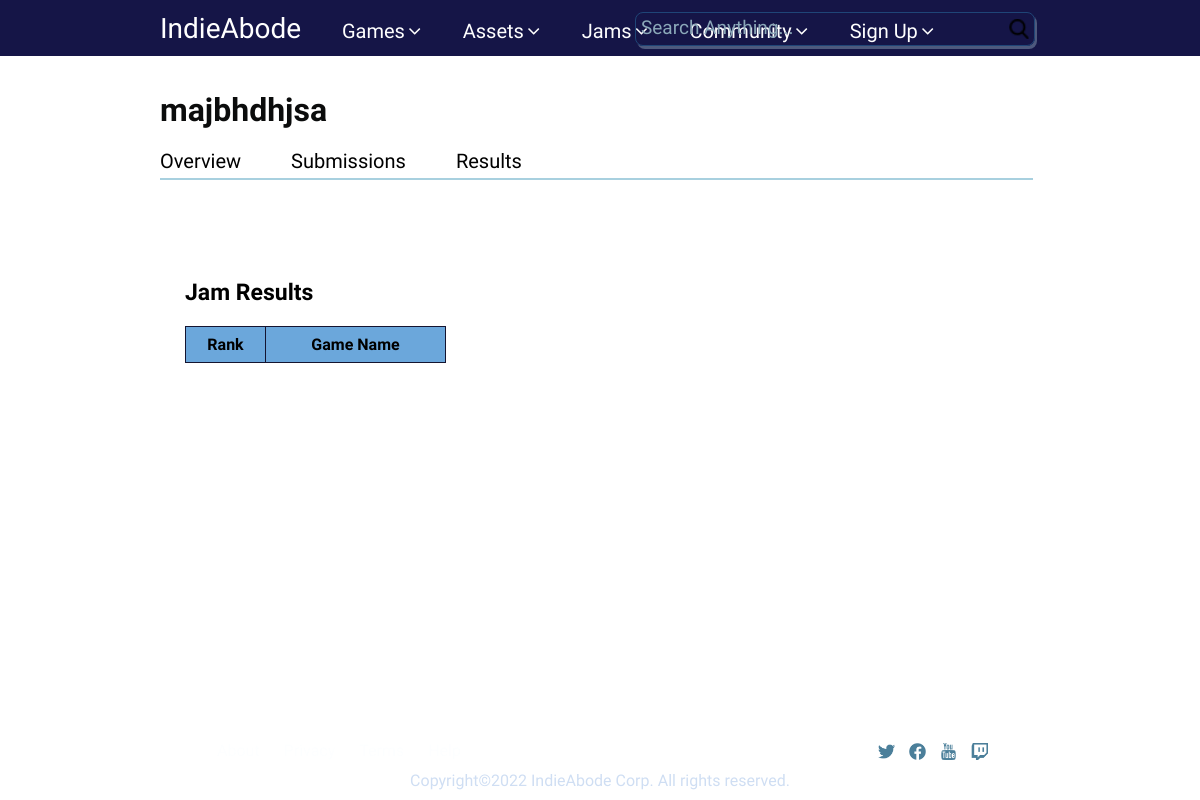
The app's page /jam/results?id=61, older data.
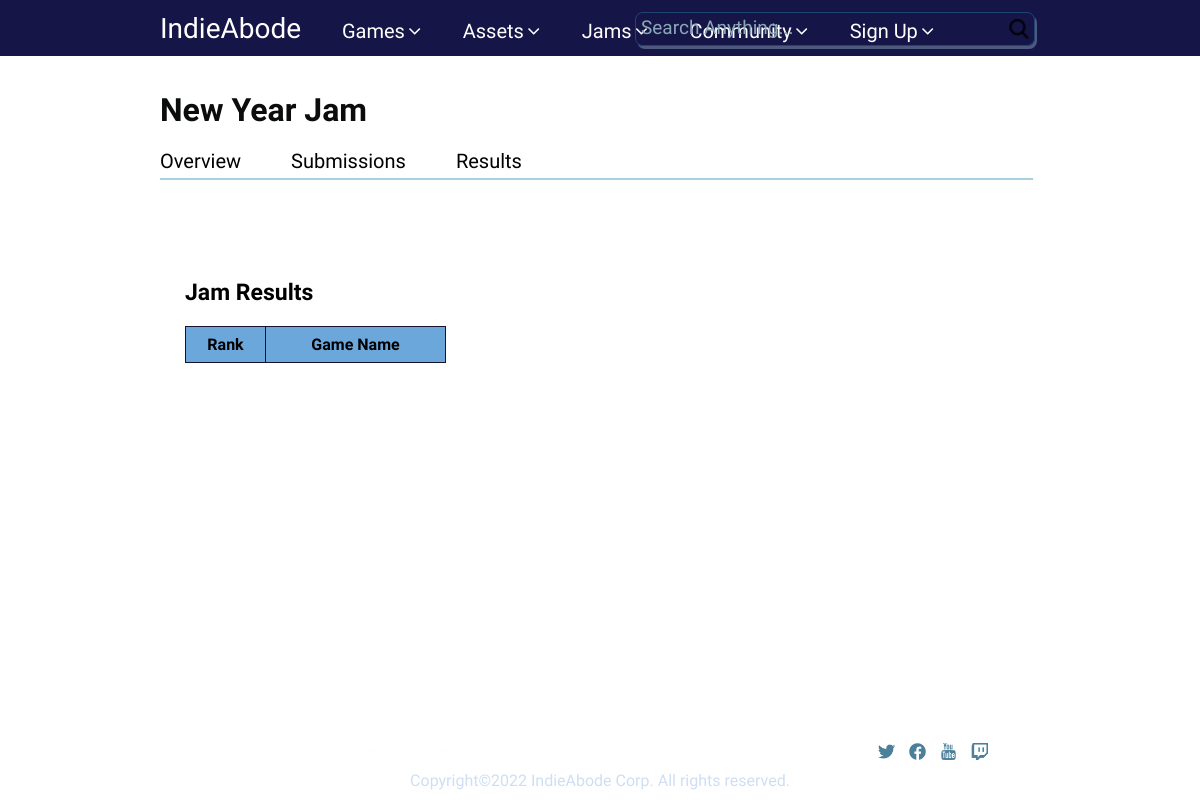
The same page, newer data.
### tables this page shows
CREATE TABLE `gamejam` (
  `gameJamID` int(11) NOT NULL,
  `submissionStartDate` datetime NOT NULL,
  `submissionEndDate` datetime NOT NULL,
  `jamContent` text NOT NULL,
  `votingEndDate` datetime NOT NULL,
  `jamTitle` varchar(255) NOT NULL,
  `jamTagline` varchar(255) NOT NULL,
  `jamType` varchar(20) NOT NULL,
  `jamCriteria` varchar(255) NOT NULL,
  `jamVisibility` varchar(20) NOT NULL,
  `maxParticipants` int(11) NOT NULL,
  `canJoinAfterStarted` int(11) NOT NULL,
  `jamHostID` int(11) NOT NULL,
  `jamVoters` varchar(30) NOT NULL,
  `jamTwitter` varchar(255) NOT NULL,
  `jamCoverImg` varchar(255) NOT NULL,
  `joinedCount` int(11) NOT NULL DEFAULT 0,
  `submissionsCount` int(11) NOT NULL DEFAULT 0,
  `jamTheme` varchar(250) NOT NULL,
  `ratings` int(11) NOT NULL DEFAULT 0
);

### libs/View.php (called while the page is built, shortened)
<?php
class View
{
    public function render($viewName)
    {
        require 'views/' . $viewName . '.php';
    }
}

### controllers/Jam.php (called while the page is built, shortened)
<?php
class Jam extends Controller
{
    function results()
    {
        $gameJamID = $_GET['id'];
        $this->view->jamResults = $this->model->OverallJamResults($gameJamID);
        $this->view->jam = $this->model->showSingleJam($gameJamID);
        $this->view->render('GameJam/Results');
    }
}

### index.php (called while the page is built, shortened)
<?php
require 'libs/Controller.php';
require 'libs/Model.php';
require 'libs/View.php';
$app = new App();

### libs/Model.php (called while the page is built)
<?php
class Model
{
    function __construct()
    {
        $this->db = new Database(DB_TYPE, DB_HOST, DB_NAME, DB_USER, DB_PASSWORD);
    }
}

### models/Jam_Model.php (called while the page is built, shortened)
<?php
class Jam_Model extends Model
{
    function showSingleJam($id)
    {
        $sql = "SELECT * FROM gamejam WHERE gameJamID='$id' LIMIT 1";
        $stmt = $this->db->prepare($sql);
        $stmt->execute();
        $gamejam = $stmt->fetch(PDO::FETCH_ASSOC);
        return $gamejam;
    }
}

### libs/Controller.php (called while the page is built, shortened)
<?php
class Controller
{
    public function loadModel($modelName)
    {
        $path = 'models/' . $modelName . '_Model.php';
        if (file_exists($path)) {
            $this->model = new $className();
        }
    }
}

### views/GameJam/Results.php (the view, shortened to what this page needs)
<!DOCTYPE html>
<html>
<head>
    <link rel="stylesheet" href="https://cdnjs.cloudflare.com/ajax/libs/font-awesome/4.7.0/css/font-awesome.min.css" />
</head>
<?php
include 'includes/navbar.php';
?>
<body>
    <div class="containerJam">
        <div class="box">
            <h1><?= $this->jam['jamTitle']; ?></h1>
        </div>
        <div class="topics">
            <a href="/indieabode/jam?id=<?= $this->jam['gameJamID'] ?>">Overview</a>
            <a href="/indieabode/jam/submission?id=<?= $this->jam['gameJamID'] ?>" id="submissionPage">Submissions</a>
            <a href="/indieabode/jam/results?id=<?= $this->jam['gameJamID'] ?>" id="resultPage">Results</a>
        </div>
        <hr id="topic-break">
        <br>
    </div>
    <div class="all-ranks">
        <div class="title">Jam Results</div>
        <table>
            <tr>
                <th id="rank-table">Rank</th>
                <th id="game-name-table">Game Name</th>
            </tr>
        </table>
    </div>
    <?php
    include 'includes/footer.php';
    ?>
</body>
</html>

Row changes from the older to the newer data that the page shows:
changed gamejam: jamTitle "majbhdhjsa" → "New Year Jam"
